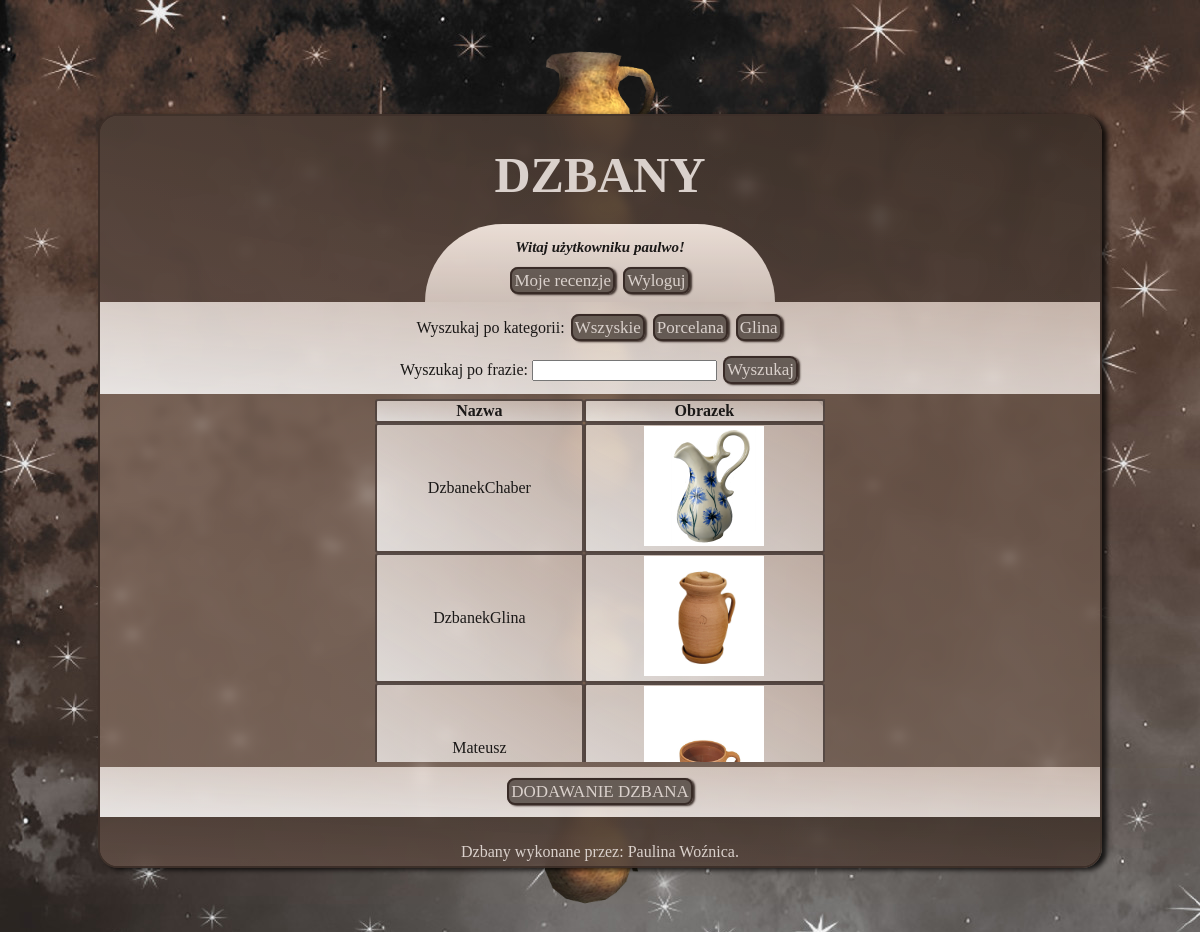
/index.php (signed in), run on the app's committed database.
### tables this page shows
CREATE TABLE `kategorie` (
  `Id` int(10) UNSIGNED NOT NULL,
  `nazwa` varchar(50) NOT NULL,
  `opis` text NOT NULL
);

CREATE TABLE `dzbany` (
  `id` int(10) UNSIGNED NOT NULL,
  `idKategorii` int(10) UNSIGNED NOT NULL,
  `nazwa` varchar(50) NOT NULL,
  `obrazek` varchar(50) NOT NULL,
  `opis` text NOT NULL,
  `pojemnosc` int(11) NOT NULL,
  `wysokosc` int(11) NOT NULL
);

### index.php (the view, shortened to what this page needs)
<!DOCTYPE html>
<html lang="pl">
<head>
    <link rel="stylesheet" href="style.css">
</head>
<body>
    <?php
        require("db.php");
    ?>
    <img src="tlo1.png" class="tlo_img">
    <img src="tlo1.png" class="tlo_img2">
    <img src="tlo1.png" class="tlo_img3">
    <img src="tlo1.png" class="tlo_img4">
    <img src="tlo1.png" class="tlo_img5">
    <img src="tlo1.png" class="tlo_img6">
    <div class="glowny">
    <header>
        <h1>DZBANY</h1>
        <?php include("powitanie.php");?>
        </div>
    </header>
    <article>
        <div class="wyszukiwanie">
        <p>Wyszukaj po kategorii:
        <?php
            $sql = "SELECT id, nazwa FROM kategorie";
            $result = $conn->query($sql);
            echo "<a href='index.php' class='przyciski'> Wszyskie</a>";
            while($row = $result->fetch_object()){
                echo " <a href='index.php?idKat={$row->id}' class='przyciski'>{$row->nazwa}</a>";
            }
        ?>
        </p>
        <form>
                <label for="fraza">Wyszukaj po frazie:</label>
                <input type="text" name="fraza">
                <input type="submit" value="Wyszukaj" class='przyciski'>
        </form>
        </div>
        <div class="tabela">
        <div class="scroll">
        <?php
            $sql = "SELECT id, nazwa, obrazek FROM dzbany";
            $result = $conn->query($sql);
            if($result->num_rows > 0){
                echo "<table>";
                echo "<tr><th>Nazwa</th><th>Obrazek</th></tr>";
                while($row = $result->fetch_object()){
                    echo "<tr><td>{$row->nazwa}</td><td><a href='details.php?id={$row->id}'><img src='obrazki/{$row->obrazek}'></a></td></tr>";
                }
                echo "</table>";
            }else{
                echo "Nie masz takich dzbanów w swojej kolekcji";
            }
        ?>
        </div>
        </div>
        <div class="dolny_pasek">
        <a href="insertForm.php" class="przyciski">DODAWANIE DZBANA</a>
        </div>
    </article>
    <footer>
            <p>Dzbany wykonane przez: Paulina Woźnica.</p>
    </footer>
    </div>
</body>
</html>

### style.css (style rules this page uses)
html { height: 100%; }
body { background: linear-gradient(to right top, #ede3d7,#79675c); background-image: url(tlo.jpg); height: 100%; margin: 0px; display: flex; justify-content: center; align-items: center; overflow: hidden; }
.glowny { width: 1000px; height: 750px; background: linear-gradient(to right top, #887164c7,#614d41bd); overflow: auto; padding: 0px; border: #362924da 2px solid; border-radius: 20px; box-shadow: 5px 2px 5px #000000c9; display: flex; flex-direction: column; align-items: stretch; backdrop-filter: blur(5px); font-family: Georgia, 'Times New Roman', Times, serif; color: #1a1817;; }
.tlo_img { position: absolute; top:5%; animation: lataniewprawo 30s infinite linear; }
.tlo_img2 { position: absolute; top:60%; animation: lataniewprawo 15s infinite linear ; }
.tlo_img3 { position: absolute; top:30%; animation: lataniewprawo 20s infinite linear; }
.tlo_img4 { position: absolute; size: 400px; top:15%; animation: lataniewlewo 30s infinite linear; }
.tlo_img5 { position: absolute; top:40%; animation: lataniewlewo 15s infinite linear; }
.tlo_img6 { position: absolute; top:80%; animation: lataniewlewo 20s infinite linear; }
img { height: 120px; }
header,footer { background: linear-gradient(to right top, #4e3d379f,#2e251fa9); padding: 10px; text-align: center; color: #dad1cc; padding-bottom: 0px; display: flex; flex-direction: column; align-items: center; }
header { height: 180px; }
footer { height: 30px; padding-bottom: 10px; }
h1 { font-size: 50px; margin: 20px; }
article { display: flex; flex-direction: column; }
.wyszukiwanie { background: linear-gradient(to right top, #ffffffd3,#f7e7dea9); margin: 0px; padding-bottom: 8px; text-align: center; }
.przyciski { text-decoration: none; background-color: #2e251fa9; color: #dad1cc; border: #362924f1 2px solid; padding: 2px; font-size: 17px; font-family: Georgia, 'Times New Roman', Times, serif; box-shadow: 2px 1px 2px #362924f1; margin: 2px; border-radius: 8px; }
.dolny_pasek { background: linear-gradient(to right top, #ffffffd3,#f7e7dea9); margin: 0px; padding: 15px; text-align: center; }
.tabela { height: 363px; display: flex; align-items: center; justify-content: center; padding: 5px; }
.scroll { height: 100%; overflow-y: auto; overflow-x:hidden; }
table { height: 400px; text-align: center; width: 450px; border-spacing: 0; box-shadow: 5px 2px 10px #000000c9; border-radius: 15px; }
td,th { border: #362924cc 2px solid; margin: 0px; background: linear-gradient(to right top, #ffffffc4,#f7e7de98); border-radius: 3px; color: #1b1918; }

### data on the page
kategorie: nazwa "Porcelana"
kategorie: nazwa "Glina"
dzbany: nazwa "DzbanekChaber", obrazek (picture)
dzbany: nazwa "DzbanekGlina", obrazek (picture)
dzbany: nazwa "Mateusz", obrazek (picture)

### other printed values
$_SESSION["login"] "paulwo"
